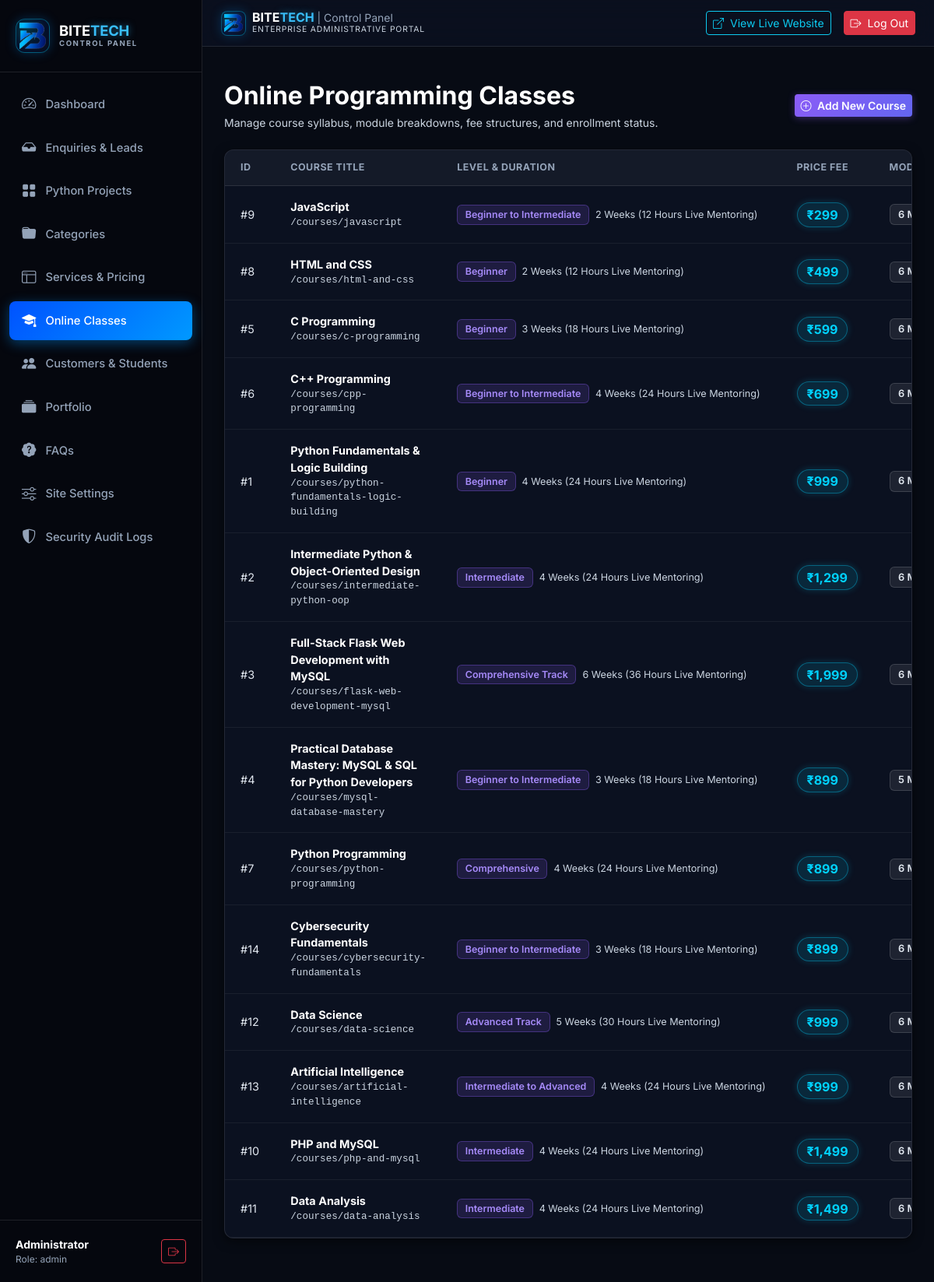
The app's page /admin/courses (signed in) with its own data.
### models.py (models this page shows, shortened)
class Course(db.Model):
    __tablename__ = 'courses'
    id = db.Column(db.Integer, primary_key=True)
    title = db.Column(db.String(200), nullable=False)
    slug = db.Column(db.String(200), unique=True, nullable=False, index=True)
    level = db.Column(db.String(50), default='Beginner', nullable=False)
    duration = db.Column(db.String(100), default='4 Weeks', nullable=False)
    price = db.Column(db.String(100), default='₹899', nullable=False)
    fee_integer = db.Column(db.Integer, default=899, nullable=False)
    short_description = db.Column(db.String(350), nullable=False)
    syllabus = db.Column(db.Text, nullable=False)  # Multi-line formatted modules
    outcomes = db.Column(db.Text, nullable=True)
    prerequisites = db.Column(db.String(255), default='Basic computer knowledge; no prior coding experience needed.')
    delivery_mode = db.Column(db.String(50), default='Online Live Mentoring', nullable=False)
    class_schedule = db.Column(db.String(150), default='Weekend & Evening Batches Available', nullable=False)
    teaching_format = db.Column(db.String(150), default='Live Screen-Share, Code Review, and Hands-on Tasks', nullable=False)
    status = db.Column(db.String(50), default='Enrolling', nullable=False)
    badge_text = db.Column(db.String(50), nullable=True)
    is_published = db.Column(db.Boolean, default=True, nullable=False, index=True)
    is_featured = db.Column(db.Boolean, default=False, nullable=False)
    created_at = db.Column(db.DateTime, default=utc_now)
    updated_at = db.Column(db.DateTime, default=utc_now, onupdate=utc_now)
    enquiries = db.relationship('CourseEnquiry', back_populates='course', cascade='all, delete-orphan')
    def syllabus_modules(self):
        if not self.syllabus:
            return []
        lines = [line.strip() for line in self.syllabus.splitlines() if line.strip()]
        modules = []
        for line in lines:
            if '|' in line:
                title, desc = line.split('|', 1)
                modules.append({'title': title.strip(), 'detail': desc.strip()})
            else:
                modules.append({'title': line, 'detail': ''})
        return modules

### routes/admin.py (the view)
@admin_bp.route('/courses')
@admin_login_required
def courses():
    courses_list = Course.query.order_by(Course.fee_integer.asc()).all()
    return render_template('admin/courses.html', courses=courses_list)

### models.py (called while the page is built)
    @property
    def is_admin(self):
        return self.role in ('admin', 'superadmin')

    @classmethod
    def get_setting(cls, key, default=''):
        try:
            item = cls.query.filter_by(key=key).first()
            return item.value if item and item.value is not None else default
        except Exception:
            return default

### security.py (called while the page is built)
def get_incident_mode():
    try:
        from models import SiteSetting
        return SiteSetting.get_setting('incident_mode', 'normal')
    except Exception:
        return 'normal'

### templates/admin/courses.html (shortened to what this page needs)
{% extends 'admin/base.html' %}
{% block content %}
<div class="d-flex flex-wrap align-items-center justify-content-between gap-3 mb-4">
  <div>
    <h2 class="fw-bold text-white mb-1">Online Programming Classes</h2>
    <p class="text-light-silver small mb-0">Manage course syllabus, module breakdowns, fee structures, and enrollment status.</p>
  </div>
  <a href="{{ url_for('admin.course_new') }}" class="btn btn-purple btn-sm">
    <i class="bi bi-plus-circle me-1"></i> Add New Course
  </a>
</div>
<div class="admin-card">
  <div class="table-responsive">
    <table class="table table-hover align-middle mb-0">
      <thead class="table-dark-header">
        <tr>
          <th>ID</th>
          <th>Course Title</th>
          <th>Level & Duration</th>
          <th>Price Fee</th>
          <th>Modules</th>
        </tr>
      </thead>
      <tbody>
        {% for c in courses %}
          <tr>
            <td class="text-light-silver small">#{{ c.id }}</td>
            <td>
              <div class="fw-bold text-white">{{ c.title }}</div>
              <div class="small text-light-silver font-monospace">/courses/{{ c.slug }}</div>
            </td>
            <td class="text-nowrap">
              <span class="badge-level me-1">{{ c.level }}</span>
              <span class="small text-light-silver">{{ c.duration }}</span>
            </td>
            <td class="text-nowrap"><span class="badge-price fs-6">{{ c.price }}</span></td>
            <td class="text-nowrap">
              <span class="badge-dark-pill">{{ c.syllabus_modules() | length }} Modules</span>
            </td>
          </tr>
        {% else %}
          <tr>
            <td colspan="7" class="text-center py-5 text-light-silver">
              No courses configured yet. Click "Add New Course" to create your first class syllabus.
            </td>
          </tr>
        {% endfor %}
      </tbody>
    </table>
  </div>
</div>
{% endblock %}

### static/css/admin.css (style rules this page uses)
:root { --admin-sidebar-bg: #05070E; --admin-sidebar-hover: #111A2E; --admin-sidebar-active: #0052FF; --admin-bg: #070B14; --admin-card-bg: #0B1120; --admin-border: rgba(255, 255, 255, 0.10); --admin-text-main: #FFFFFF; --admin-text-muted: #94A3B8; --admin-primary: #0052FF; --admin-cyan: #00D2FF; }
body.admin-body { background-color: var(--admin-bg); color: var(--admin-text-main); font-family: 'Inter', -apple-system, sans-serif; min-height: 100vh; display: flex; }
.admin-card { background: var(--admin-card-bg); border: 1px solid var(--admin-border); border-radius: 12px; box-shadow: 0 4px 14px rgba(0, 0, 0, 0.5); overflow: hidden; margin-bottom: 1.75rem; }
.table-responsive { margin: 0; }
.table { margin-bottom: 0; vertical-align: middle; color: #FFFFFF !important; }
.table th { background-color: rgba(255, 255, 255, 0.03) !important; font-size: 0.78rem; font-weight: 700; text-transform: uppercase; letter-spacing: 0.04em; color: #94A3B8 !important; padding: 0.85rem 1.25rem; border-bottom: 1px solid var(--admin-border) !important; }
.table td { padding: 1rem 1.25rem; color: #E2E8F0 !important; font-size: 0.9rem; border-bottom: 1px solid rgba(255, 255, 255, 0.06) !important; background-color: transparent !important; }
.text-light-silver { color: #CBD5E1 !important; }
.btn-purple { background: linear-gradient(135deg, #8B5CF6 0%, #6366F1 100%) !important; color: #FFFFFF !important; border: none !important; font-weight: 600; box-shadow: 0 2px 10px rgba(139, 92, 246, 0.35); transition: all 0.2s ease; }
.badge, .badge-dark-pill, .badge-price, .badge-demo, .badge-level, .status-badge { display: inline-flex !important; align-items: center !important; justify-content: center !important; white-space: nowrap !important; vertical-align: middle !important; line-height: 1.25 !important; box-decoration-break: clone !important; -webkit-box-decoration-break: clone !important; }
.badge-dark-pill { background: rgba(255, 255, 255, 0.08) !important; color: #E2E8F0 !important; border: 1px solid rgba(255, 255, 255, 0.14) !important; font-weight: 600; padding: 0.28rem 0.65rem !important; border-radius: 6px !important; font-size: 0.8rem; letter-spacing: 0.01em; }
.badge-price { background: rgba(0, 210, 255, 0.12) !important; color: #00D2FF !important; border: 1px solid rgba(0, 210, 255, 0.35) !important; font-weight: 700; padding: 0.3rem 0.75rem !important; border-radius: 9999px !important; box-shadow: 0 0 10px rgba(0, 210, 255, 0.2) !important; font-size: 0.84rem; }
.badge-level { background: rgba(139, 92, 246, 0.15) !important; color: #A78BFA !important; border: 1px solid rgba(139, 92, 246, 0.35) !important; font-weight: 600; padding: 0.25rem 0.6rem !important; border-radius: 6px !important; font-size: 0.78rem; }
.table-dark-header th { background-color: rgba(255, 255, 255, 0.04) !important; color: #94A3B8 !important; font-size: 0.78rem; font-weight: 700; text-transform: uppercase; letter-spacing: 0.04em; border-bottom: 1px solid var(--admin-border) !important; }
h1, h2, h3, h4, h5, h6 { color: #FFFFFF; }
button, .btn, [role="button"], [data-bs-toggle], [data-bs-dismiss], .nav-link { cursor: pointer !important; touch-action: manipulation; }

### records on screen
Course: id "9", title "JavaScript", slug "javascript", level "Beginner to Intermediate", duration "2 Weeks (12 Hours Live Mentoring)", price "₹299", syllabus_modules|length "6"
Course: id "8", title "HTML and CSS", slug "html-and-css", level "Beginner", duration "2 Weeks (12 Hours Live Mentoring)", price "₹499", syllabus_modules|length "6"
Course: id "5", title "C Programming", slug "c-programming", level "Beginner", duration "3 Weeks (18 Hours Live Mentoring)", price "₹599", syllabus_modules|length "6"
Course: id "6", title "C++ Programming", slug "cpp-programming", level "Beginner to Intermediate", duration "4 Weeks (24 Hours Live Mentoring)", price "₹699", syllabus_modules|length "6"
Course: id "1", title "Python Fundamentals & Logic Building", slug "python-fundamentals-logic-building", level "Beginner", duration "4 Weeks (24 Hours Live Mentoring)", price "₹999", syllabus_modules|length "6"
Course: id "2", title "Intermediate Python & Object-Oriented Design", slug "intermediate-python-oop", level "Intermediate", duration "4 Weeks (24 Hours Live Mentoring)", price "₹1,299", syllabus_modules|length "6"
Course: id "3", title "Full-Stack Flask Web Development with MySQL", slug "flask-web-development-mysql", level "Comprehensive Track", duration "6 Weeks (36 Hours Live Mentoring)", price "₹1,999", syllabus_modules|length "6"
Course: id "4", title "Practical Database Mastery: MySQL & SQL for Python Developers", slug "mysql-database-mastery", level "Beginner to Intermediate", duration "3 Weeks (18 Hours Live Mentoring)", price "₹899", syllabus_modules|length "5"
Course: id "7", title "Python Programming", slug "python-programming", level "Comprehensive", duration "4 Weeks (24 Hours Live Mentoring)", price "₹899", syllabus_modules|length "6"
Course: id "14", title "Cybersecurity Fundamentals", slug "cybersecurity-fundamentals", level "Beginner to Intermediate", duration "3 Weeks (18 Hours Live Mentoring)", price "₹899", syllabus_modules|length "6"
Course: id "12", title "Data Science", slug "data-science", level "Advanced Track", duration "5 Weeks (30 Hours Live Mentoring)", price "₹999", syllabus_modules|length "6"
Course: id "13", title "Artificial Intelligence", slug "artificial-intelligence", level "Intermediate to Advanced", duration "4 Weeks (24 Hours Live Mentoring)", price "₹999", syllabus_modules|length "6"
Course: id "10", title "PHP and MySQL", slug "php-and-mysql", level "Intermediate", duration "4 Weeks (24 Hours Live Mentoring)", price "₹1,499", syllabus_modules|length "6"
Course: id "11", title "Data Analysis", slug "data-analysis", level "Intermediate", duration "4 Weeks (24 Hours Live Mentoring)", price "₹1,499", syllabus_modules|length "6"

### other values on screen
{{ session.get('admin_username', 'Administrator') }} "Administrator"
{{ session.get('admin_role', 'admin') }} "admin"
